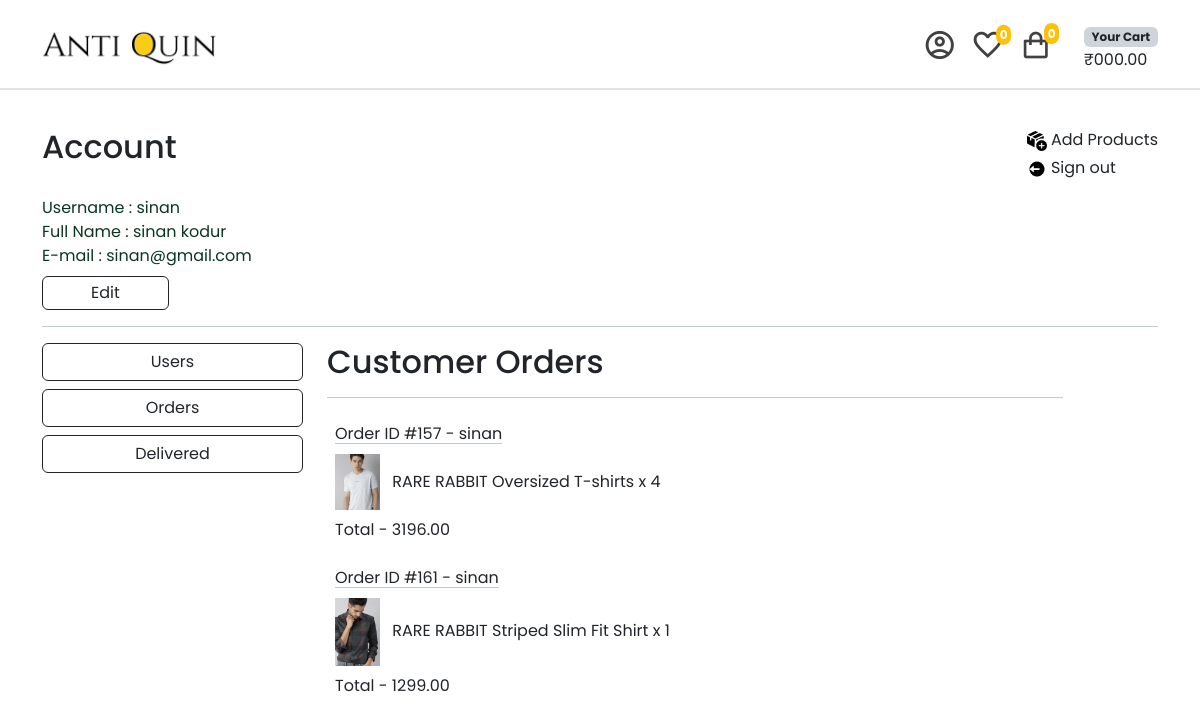
Before: /account/orders/ (signed in) with the older database file.
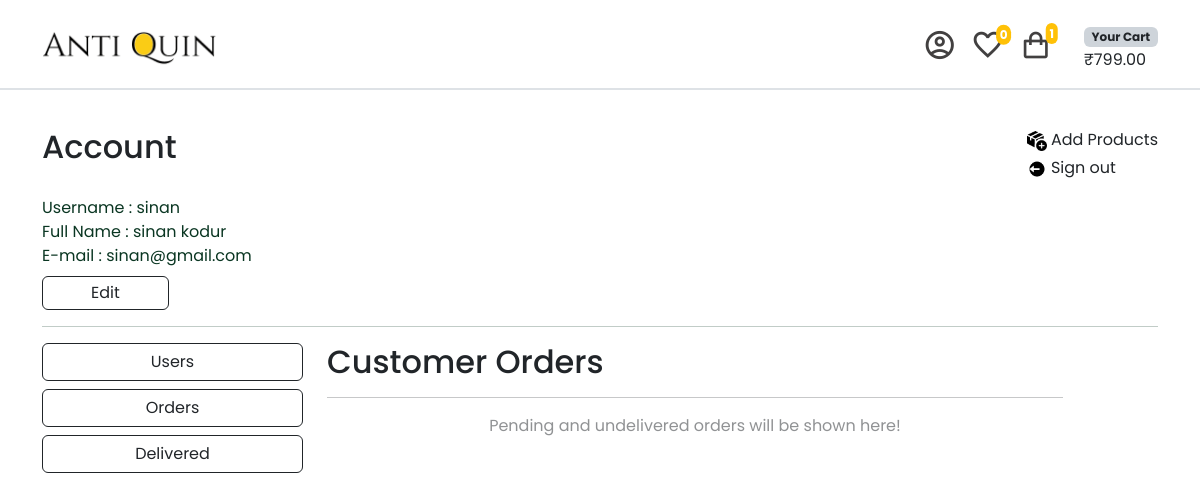
After: the same page with the newer database file.
### order/models.py (models this page shows, shortened)
class OrderItem(models.Model):
    order = models.ForeignKey(Order, on_delete=models.CASCADE)
    product = models.ForeignKey(Product, on_delete=models.CASCADE)
    quantity = models.PositiveIntegerField()
    price = models.DecimalField(max_digits=10, decimal_places=2)
    subtotal = models.DecimalField(max_digits=10, decimal_places=2, blank=True, null=True)

class Order(models.Model):
    ORDERED = 'ordered'
    DISPATCHED = 'dispatched'
    DELIVERED = 'delivered'
    STATUS_CHOICES = (
        (ORDERED, 'Ordered'),
        (DISPATCHED, 'Dispatched'),
        (DELIVERED, 'Delivered')
    )
    user = models.ForeignKey(User, on_delete=models.CASCADE)
    first_name = models.CharField(max_length=100)
    last_name = models.CharField(max_length=100)
    email = models.EmailField(blank=True, null=True)
    address = models.TextField()
    pincode = models.IntegerField()
    place = models.CharField(max_length=100)
    phone = models.IntegerField()
    created_at = models.DateTimeField(auto_now_add=True)
    is_cancelled = models.BooleanField(default=False)
    is_delivered = models.BooleanField(default=False)
    paid = models.BooleanField(default=False)
    paid_amount = models.IntegerField(blank=True, null=True)
    status = models.CharField(max_length=20, choices=STATUS_CHOICES, default=ORDERED)
    def __str__(self):
        return f"Order ID #{self.id} - {self.user.username}"

### item/models.py (models this page shows, shortened)
class Product(models.Model):
    category = models.ForeignKey(Category, related_name='items', on_delete=models.CASCADE)
    name = models.CharField(max_length=255)
    description = models.CharField(max_length=255, null=True, blank=True)
    price = models.DecimalField(max_digits=10, decimal_places=2)
    image = models.ImageField(null=True, blank=True, upload_to="images/")
    is_sold = models.BooleanField(default=False)
    quantity = models.PositiveIntegerField(default=1)
    created_by = models.ForeignKey(User, related_name='items', on_delete=models.CASCADE)
    created_at = models.DateTimeField(auto_now_add=True)
    class Meta:
        verbose_name_plural = 'Products'
        ordering = ('created_at',)

### account/views.py (the view)
# urls.py: path('orders/',views.orders_page, name='orders_page'),
@login_required
def orders_page(request):
    user = request.user
    orders = Order.objects.filter(user=user)
    undelivered_orders = Order.objects.filter(is_delivered=False)
    order_items = OrderItem.objects.filter(order__in=undelivered_orders)
    context = get_common_context(user)
    context.update({'orders': orders, 'order_items': order_items })
    return render(request, 'account/orders.html', context)

### account/views.py (called while the page is built)
def get_common_context(user):
    categories = Category.objects.all()
    products = Product.objects.all()
    user_cart, created = Cart.objects.get_or_create(user=user)
    cart_items = CartItem.objects.filter(cart=user_cart)
    product_count = cart_items.count()
    total = sum(item.product.price * item.quantity for item in cart_items)
    favourites = Favourite.objects.filter(user=user)
    fav_count = favourites.count()
    return {
        'categories': categories,
        'products': products,
        'total': total,
        'product_count': product_count,
        'fav_count': fav_count,
    }

### account/templates/account/orders.html (shortened to what this page needs)
{% extends "account/profile.html" %}
{% load static %}
{% block admin %}
   <div class="col-lg-8 col-md-8 col-12 mb-3">
        <h2>Customer Orders</h2>
        <hr>
        {% if order_items %}
            {% for order_item in order_items %}
                <div class="p-2 mb-2">
                    <div class="mb-2">
                        <a href="{% url "account:orders_details" order_item.order.id %}" class="link-dark link-offset-2 link-underline-opacity-25 link-underline-opacity-100-hover">
                            {{ order_item.order }}
                        </a>
                    </div>
                    <a href="{% url "item:detail" order_item.product.id %}"><img class="img-fluid object-fit-cover" width="45rem" src="{{ order_item.product.image.url }}"></a>
                    <span class="ps-2">
                        {{ order_item.product.name }}
                        {% if order_item.product.description %}
                           {{ order_item.product.description }}
                        {% endif %}
                        x {{ order_item.quantity }}
                    </span>
                    <div class="ms-auto mt-2">Total - {{ order_item.price }}</div>
                </div>
            {% endfor %}
        {% else %}
            <p class="text-center text-body-tertiary">
                Pending and undelivered orders will be shown here!
            </p>
        {% endif %}
    </div>
{% endblock admin %}

Changed rows visible on the page:
removed OrderItem: order "Order ID #157 - sinan", product.image (picture), product.name "RARE RABBIT", product.description "Oversized T-shirts", quantity "4", price "3196.00"
removed OrderItem: order "Order ID #161 - sinan", product.image (picture), product.name "RARE RABBIT", product.description "Striped Slim Fit Shirt", quantity "1", price "1299.00"
Other visible differences:
{{ product_count }}: (not shown) → "1"
{{ total }}: (not shown) → "799.00"
text no longer shown: "0 ₹000.00"
text now shown: "₹ Pending and undelivered orders will be shown here!"
